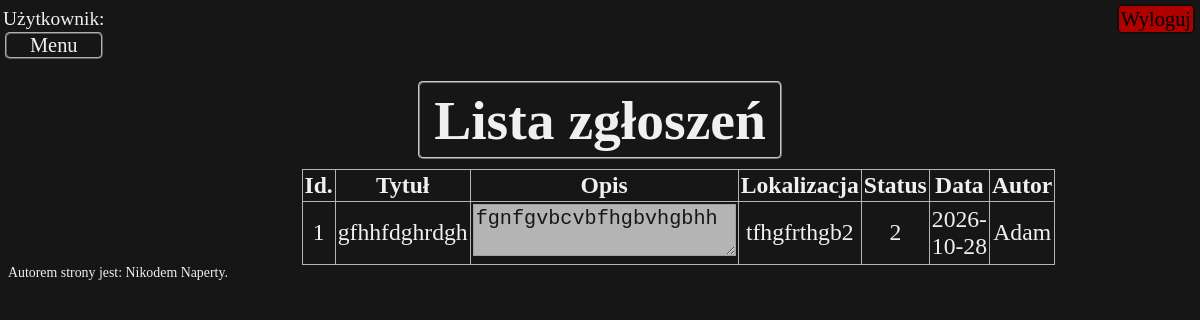
Page /PHP/reportList.php on the committed database.
### tables this page shows
CREATE TABLE `zglosenia` (
  `id` int(11) NOT NULL,
  `tytul` varchar(120) NOT NULL,
  `opis` varchar(2000) NOT NULL,
  `lokalizacja` varchar(100) NOT NULL,
  `id_status` int(11) NOT NULL DEFAULT 1,
  `data` date NOT NULL,
  `autor` varchar(255) NOT NULL
);

### PHP/functions.php (called while the page is built, shortened)
<?php
    require_once 'Include/fuction_extra.php';
    function listReport($sql){
        $zapytanie = "SELECT zglosenia.*, uzytkownicy.nick FROM zglosenia INNER JOIN uzytkownicy ON zglosenia.autor = uzytkownicy.nick;";
        $wynik = mysqli_query($sql,$zapytanie);
        tableEdit($wynik);
    }
?>

### PHP/Include/fuction_extra.php (the view, shortened to what this page needs)
<?php
function tableEdit($wynik){
?>
    <div style='width: 25%; float: left;'>
        <table style='float: left;'>
            <tr>
                <th>Id.</th>
                <th>Tytuł</th>
                <th>Opis</th>
                <th>Lokalizacja</th>
                <th>Status</th>
                <th>Data</th>
                <th>Autor</th>
            </tr>
            <?php while ($row = mysqli_fetch_assoc($wynik)) {?>
                <tr>
                    <td><?= htmlspecialchars($row['id']) ?></td>
                    <td><?= htmlspecialchars($row['tytul']) ?></td>
                    <td><textarea disabled class='powieksz'><?= htmlspecialchars($row['opis']) ?></textarea></td>
                    <td><?= htmlspecialchars($row['lokalizacja']) ?></td>
                    <td><?= htmlspecialchars($row['id_status']) ?></td>
                    <td><?= htmlspecialchars($row['data']) ?></td>
                    <td><?= htmlspecialchars($row['autor']) ?></td>
                </tr>
            <?php } ?>
        </table>
    </div>
<?php
}
?>

### CSS/styl.css (style rules this page uses)
* { font-size: 105%; color: rgb(240,240,240); }
html { background-color: rgb(22,22,22); }
body { margin: 7.5px 3px 0 3px; }
textarea { resize: vertical; background-color: rgb(180,180,180); color: rgb(22,22,22); max-width: 500px; max-height: 350px; transition: 0.7s; }
table { border: 1px rgb(180,180,180) ridge; border-radius: 5px; border-collapse: collapse; }
th,td { border: 1px rgb(180,180,180) ridge; text-align: center; padding: 2px; transition: 0.7s; }
.powieksz { resize: both; }

### rows in the picture
zglosenia: id "1", tytul "gfhhfdghrdgh", opis "fgnfgvbcvbfhgbvhgbhh", lokalizacja "tfhgfrthgb2", id_status "2", data "2026-10-28", autor "Adam"
